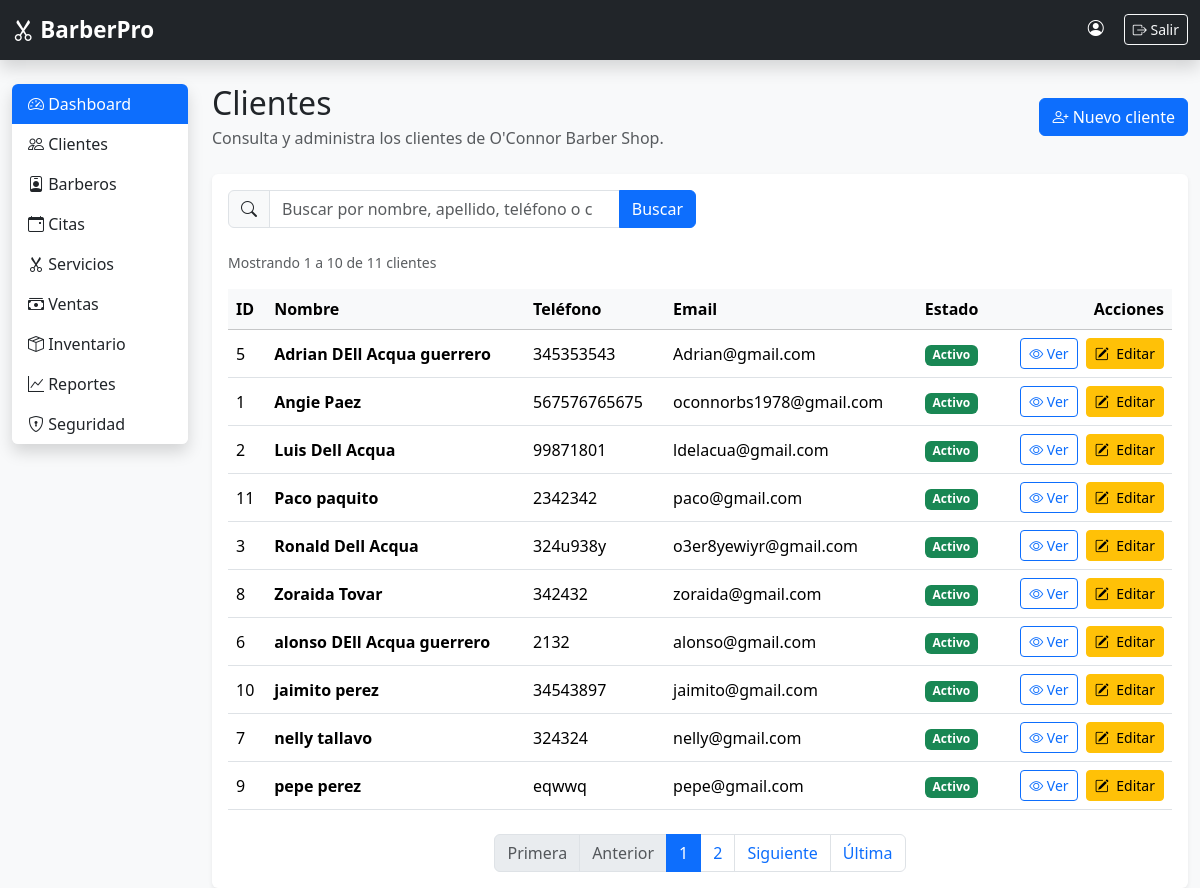
Page /clientes/ (signed in) on the committed database.
### clientes/models.py (models this page shows, shortened)
class Cliente(models.Model):
    nombre = models.CharField(max_length=100)
    apellido = models.CharField(max_length=100)
    telefono = models.CharField(max_length=20)
    email = models.EmailField(
        blank=True,
        null=True,
        verbose_name="Correo electrónico"
    )
    direccion = models.CharField(
        max_length=250,
        blank=True
    )
    fecha_nacimiento = models.DateField(
        blank=True,
        null=True
    )
    fecha_registro = models.DateTimeField(
        auto_now_add=True
    )
    observaciones = models.TextField(
        blank=True
    )
    activo = models.BooleanField(
        default=True
    )
    class Meta:
        ordering = ["nombre", "apellido"]
        verbose_name = "Cliente"
        verbose_name_plural = "Clientes"

### clientes/views.py (the view, shortened to what this page needs)
# urls.py: path("", views.lista_clientes, name="lista_clientes"),
@login_required
def lista_clientes(request):
    busqueda = request.GET.get("q", "").strip()
    clientes = Cliente.objects.all()
    clientes = clientes.order_by("nombre", "apellido")
    paginador = Paginator(clientes, 10)
    numero_pagina = request.GET.get("page")
    pagina_clientes = paginador.get_page(numero_pagina)
    return render(
        request,
        "clientes/lista.html",
        {
            "clientes": pagina_clientes,
            "busqueda": busqueda,
        },
    )

### clientes/templates/clientes/lista.html (shortened to what this page needs)
{% extends "base.html" %}
{% block content %}
<div class="d-flex justify-content-between align-items-center mb-4">
<div>
    <h2 class="mb-1">Clientes</h2>
    <p class="text-muted mb-0">
        Consulta y administra los clientes de O'Connor Barber Shop.
    </p>
</div>
<a
    href="{% url 'clientes:crear_cliente' %}"
    class="btn btn-primary"
>
    <i class="bi bi-person-plus"></i>
    Nuevo cliente
</a>
</div>
<div class="card shadow-sm border-0">
<div class="card-body">
    <form method="get" class="row g-2 mb-4">
        <div class="col-md-8 col-lg-6">
            <div class="input-group">
                <span class="input-group-text">
                    <i class="bi bi-search"></i>
                </span>
                <input
                    type="search"
                    name="q"
                    value="{{ busqueda }}"
                    class="form-control"
                    placeholder="Buscar por nombre, apellido, teléfono o correo"
                    aria-label="Buscar clientes"
                >
                <button type="submit" class="btn btn-primary">
                    Buscar
                </button>
            </div>
        </div>
    </form>
    {% if clientes.paginator.count > 0 %}
        <div class="d-flex flex-wrap justify-content-between align-items-center gap-2 mb-3">
            <small class="text-muted">
                Mostrando
                {{ clientes.start_index }}
                a
                {{ clientes.end_index }}
                de
                {{ clientes.paginator.count }}
                cliente{{ clientes.paginator.count|pluralize }}
            </small>
        </div>
    {% endif %}
    <div class="table-responsive">
        <table class="table table-hover align-middle mb-0">
            <thead class="table-light">
                <tr>
                    <th>ID</th>
                    <th>Nombre</th>
                    <th>Teléfono</th>
                    <th>Email</th>
                    <th>Estado</th>
                    <th class="text-end">Acciones</th>
                </tr>
            </thead>
            <tbody>
                {% for cliente in clientes %}
                    <tr>
                        <td>{{ cliente.id }}</td>
                        <td>
                            <strong>
                                {{ cliente.nombre }} {{ cliente.apellido }}
                            </strong>
                        </td>
                        <td>
                            {{ cliente.telefono|default:"-" }}
                        </td>
                        <td>
                            {{ cliente.email|default:"-" }}
                        </td>
                        <td>
                            {% if cliente.activo %}
                                <span class="badge bg-success">
                                    Activo
                                </span>
                            {% else %}
                                <span class="badge bg-secondary">
                                    Inactivo
                                </span>
                            {% endif %}
                        </td>
                        <td class="text-end">
                            <div class="d-flex justify-content-end gap-2">
                                <a
                                    href="{% url 'clientes:detalle_cliente' cliente.pk %}"
                                    class="btn btn-sm btn-outline-primary"
                                    title="Ver cliente"
                                >
                                    <i class="bi bi-eye"></i>
                                    Ver
                                </a>
                                <a
                                    href="{% url 'clientes:editar_cliente' cliente.pk %}"
                                    class="btn btn-warning btn-sm"
                                    title="Editar cliente"
                                >
                                    <i class="bi bi-pencil-square me-1"></i>
                                    Editar
                                </a>
                            </div>
                        </td>
                    </tr>
                {% endfor %}
            </tbody>
        </table>
    </div>
    {% if clientes.paginator.num_pages > 1 %}
        <nav
            aria-label="Paginación de clientes"
            class="mt-4"
        >
            <ul class="pagination justify-content-center flex-wrap mb-0">
                <li class="page-item {% if not clientes.has_previous %}disabled{% endif %}">
                    {% if clientes.has_previous %}
                        <a
                            class="page-link"
                            href="?page=1{% if busqueda %}&q={{ busqueda|urlencode }}{% endif %}"
                        >
                            Primera
                        </a>
                    {% else %}
                        <span class="page-link">
                            Primera
                        </span>
                    {% endif %}
                </li>
                <li class="page-item {% if not clientes.has_previous %}disabled{% endif %}">
                    {% if clientes.has_previous %}
                        <a
                            class="page-link"
                            href="?page={{ clientes.previous_page_number }}{% if busqueda %}&q={{ busqueda|urlencode }}{% endif %}"
                        >
                            Anterior
                        </a>
                    {% else %}
                        <span class="page-link">
                            Anterior
                        </span>
                    {% endif %}
                </li>
                {% for numero in clientes.paginator.page_range %}
                    {% if numero == clientes.number %}
                        <li class="page-item active" aria-current="page">
                            <span class="page-link">
                                {{ numero }}
                            </span>
                        </li>
                    {% elif numero >= clientes.number|add:"-2" and numero <= clientes.number|add:"2" %}
                        <li class="page-item">
                            <a
                                class="page-link"
                                href="?page={{ numero }}{% if busqueda %}&q={{ busqueda|urlencode }}{% endif %}"
                            >
                                {{ numero }}
                            </a>
                        </li>
                    {% endif %}
                {% endfor %}
                <li class="page-item {% if not clientes.has_next %}disabled{% endif %}">
                    {% if clientes.has_next %}
                        <a
                            class="page-link"
                            href="?page={{ clientes.next_page_number }}{% if busqueda %}&q={{ busqueda|urlencode }}{% endif %}"
                        >
                            Siguiente
                        </a>
                    {% else %}
                        <span class="page-link">
                            Siguiente
                        </span>
                    {% endif %}
                </li>
                <li class="page-item {% if not clientes.has_next %}disabled{% endif %}">
                    {% if clientes.has_next %}
                        <a
                            class="page-link"
                            href="?page={{ clientes.paginator.num_pages }}{% if busqueda %}&q={{ busqueda|urlencode }}{% endif %}"
                        >
                            Última
                        </a>
                    {% else %}
                        <span class="page-link">
                            Última
                        </span>
                    {% endif %}
                </li>
            </ul>
        </nav>
    {% endif %}
</div>
</div>
{% endblock %}

### templates/static/css/style.css (style rules this page uses)
body { font-family: "Segoe UI", sans-serif; }

### rows in the picture
Cliente: id "5", nombre "Adrian", apellido "DEll Acqua guerrero", telefono "345353543", email "Adrian@gmail.com", activo "Activo"
Cliente: id "1", nombre "Angie", apellido "Paez", telefono "567576765675", email "oconnorbs1978@gmail.com", activo "Activo"
Cliente: id "2", nombre "Luis", apellido "Dell Acqua", telefono "99871801", email "ldelacua@gmail.com", activo "Activo"
Cliente: id "11", nombre "Paco", apellido "paquito", telefono "2342342", email "paco@gmail.com", activo "Activo"
Cliente: id "3", nombre "Ronald", apellido "Dell Acqua", telefono "324u938y", email "o3er8yewiyr@gmail.com", activo "Activo"
Cliente: id "8", nombre "Zoraida", apellido "Tovar", telefono "342432", email "zoraida@gmail.com", activo "Activo"
Cliente: id "6", nombre "alonso", apellido "DEll Acqua guerrero", telefono "2132", email "alonso@gmail.com", activo "Activo"
Cliente: id "10", nombre "jaimito", apellido "perez", telefono "34543897", email "jaimito@gmail.com", activo "Activo"
Cliente: id "7", nombre "nelly", apellido "tallavo", telefono "324324", email "nelly@gmail.com", activo "Activo"
Cliente: id "9", nombre "pepe", apellido "perez", telefono "eqwwq", email "pepe@gmail.com", activo "Activo"

### other values in the picture
{{ clientes.start_index }} "1"
{{ clientes.end_index }} "10"
{{ clientes.paginator.count }} "11"
{{ numero }} "1"
{{ numero }} "2"
